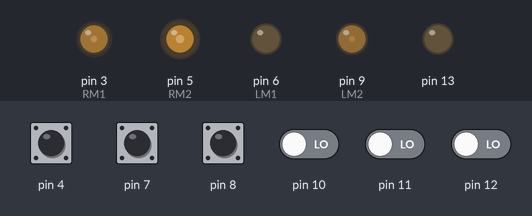
The sketch below on a simulated Arduino Uno, built with avr-gcc and run on an emulated ATmega328P. Shown: output pins drawn as LEDs (lit = HIGH). The test bench sets the inputs (shaded band); at power-on: pin 4, pin 7, pin 8 HIGH, pin 10–12 LOW. What the sketch prints to the serial monitor is not drawn.

Above: at 0.1 s.
Timing chart, 0 to 1.6 s (numbered marks = the images above):
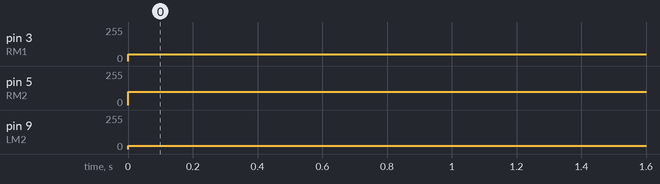

Measured:
- by itself, pin 3 (RM1): 0/255 → 50/255 at 0.00 s
- by itself, pin 5 (RM2): 0/255 → 100/255 at 0.00 s
- by itself, pin 9 (LM2): 0/255 → 25/255 at 0.00 s

The sketch:

cod1.ino
```cpp
#define RM1 3
#define RM2 5
#define LM1 6
#define LM2 9
void setup()
{
  pinMode(RM1,OUTPUT);
  pinMode(RM1,OUTPUT);
  pinMode(LM1,OUTPUT);
  pinMode(LM2,OUTPUT);

  pinMode(13,OUTPUT);

  pinMode(4,INPUT);
  pinMode(7,INPUT);
  pinMode(8,INPUT);
  pinMode(12,INPUT);
  pinMode(11,INPUT);
  pinMode(10,INPUT);
  Serial.begin(9600);
}
void loop()
{
  int s1=digitalRead(4);
  Serial.print(s1="s1");
  int s2=digitalRead(7);
  Serial.print(s2="s2");
  int s3=digitalRead(8);
  Serial.print(s3="s3");
  int s4=digitalRead(12);
  Serial.print(s4="s4");
  int s5=digitalRead(11);
  Serial.print(s5="s5");
  int s6=digitalRead(10);
  Serial.print(s6="s6");
  if(s1==0 && s2==0&& s3==0 && s4==1 && s5==1 && s6==1)
forward();
  else if(s1==0 && s2==0 && s3==1 && s4==1 && s5==0 && s6==0)
forward();
  else if(s1==0 && s2==0 && s2==1 && s4==1 && s5==1 && s6==1)
turn_right();
  else if(s1==1 && s2==1 && s3==1 && s4==1 && s5==0 && s6==0)
turn_left();
  else if(s1==1 && s2==0 && s3==0 && s4==0 && s5==1 && s6==1)
turn_slightright();
  else if(s1==1 && s2==0 && s3==0 && s4==1 && s5==1 && s6==0)
turn_slightright();
  else if(s1==0 && s2==0 && s3==1 && s4==1 && s5==1 && s6==1)
slightleft();
  else if(s1==0 && s2==1 && s3==1 && s4==0 && s5==0 && s6==1);
slightleft();
  if(s1==1 && s2==1 && s3==1 && s4==1 && s5==1 && s6==1)
stop();
}
void forward()
{
  analogWrite(RM1,0);
  analogWrite(RM2,75);
  analogWrite(LM1,0);
  analogWrite(LM2,75);
}
void turn_right()
{
  analogWrite(RM1,0);
  analogWrite(RM2,0);
  analogWrite(LM1,75);
  analogWrite(LM2,0);
}
void turn_left()
{
  analogWrite(RM1,75);
  analogWrite(RM2,0);
  analogWrite(LM1,0);
  analogWrite(LM2,0);
}
void turn_slightright()
{
  analogWrite(RM1,0);
  analogWrite(RM2,25);
  analogWrite(LM1,50);
  analogWrite(LM2,100);
}
void slightleft()
{
  analogWrite(RM1,50);
  analogWrite(RM2,100);
  analogWrite(LM1,0);
  analogWrite(LM2,25);
}
void stop()
{
  analogWrite(RM1,0);
  analogWrite(RM2,0);
  analogWrite(LM1,0);
  analogWrite(LM2,0);
  }
```
